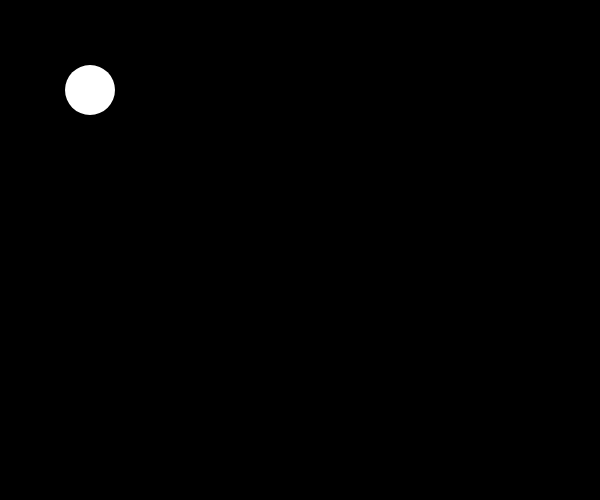
Frame 1 (no input)
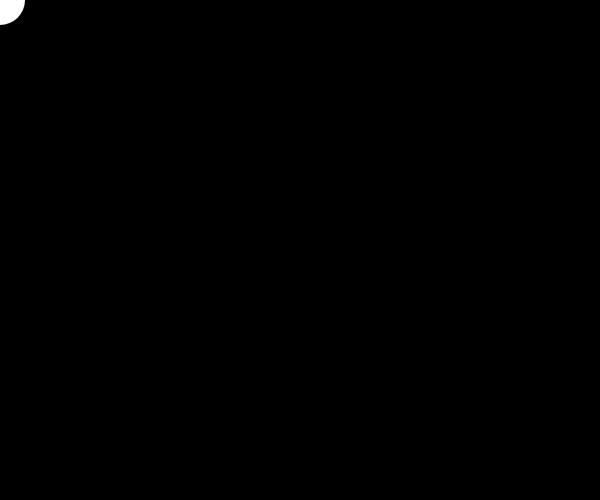
Frame 60 (no input)
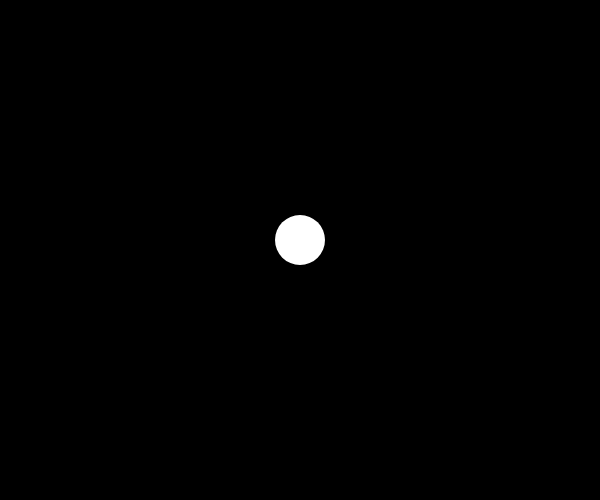
Frame 120 (the mouse pressed at the canvas centre since frame 60)

The p5.js sketch that drew these frames (run headless with seeded random() and noise() and a simulated clock; from frame 60 on, the mouse is pressed at the canvas centre):

// p5.js sketch
// ── sketch.js
var ballX = 100;
var ballY = 100;


function setup() {
	createCanvas(600, 500);
	noStroke();


}

function draw() {
	background(0, 0, 0);
	fill(255, 255, 255);

//function mouseMoved() {

	//for (var i = 0; i < 1; i++){
	//	ballX = ballY + 1;
		//ellipse(mouseX+random(5), mouseY+random(5), 50, 50);

	if (mouseX > ballX) {
	 ballX = ballX + 10;
 } else {
	ballX = ballX - 10;
 }

 if (mouseY> ballY) {
	ballY = ballY + 10;
 } else {
 ballY = ballY - 10;
 }

 ellipse(ballX, ballY, 50, 50);



}
